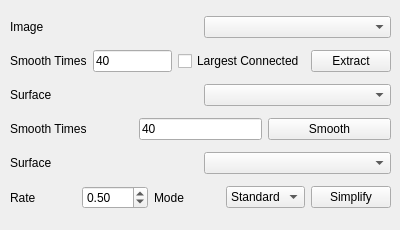
<?xml version="1.0" encoding="UTF-8"?>
<ui version="4.0">
 <class>SurfaceExtractView</class>
 <widget class="QWidget" name="SurfaceExtractView">
  <property name="geometry">
   <rect>
    <x>0</x>
    <y>0</y>
    <width>400</width>
    <height>230</height>
   </rect>
  </property>
  <property name="windowTitle">
   <string>Form</string>
  </property>
  <widget class="QWidget" name="verticalLayoutWidget">
   <property name="geometry">
    <rect>
     <x>10</x>
     <y>10</y>
     <width>381</width>
     <height>211</height>
    </rect>
   </property>
   <layout class="QVBoxLayout" name="verticalLayout">
    <item>
     <layout class="QHBoxLayout" name="horizontalLayout">
      <item>
       <widget class="QLabel" name="label">
        <property name="text">
         <string>Image</string>
        </property>
       </widget>
      </item>
      <item>
       <widget class="QmitkDataStorageComboBox" name="ImageSelector"/>
      </item>
     </layout>
    </item>
    <item>
     <layout class="QHBoxLayout" name="horizontalLayout_2">
      <item>
       <widget class="QLabel" name="label_2">
        <property name="text">
         <string>Smooth Times</string>
        </property>
       </widget>
      </item>
      <item>
       <widget class="QLineEdit" name="ImageSmoothTimes">
        <property name="enabled">
         <bool>true</bool>
        </property>
        <property name="sizePolicy">
         <sizepolicy hsizetype="Expanding" vsizetype="Fixed">
          <horstretch>0</horstretch>
          <verstretch>0</verstretch>
         </sizepolicy>
        </property>
        <property name="text">
         <string>40</string>
        </property>
       </widget>
      </item>
      <item>
       <widget class="QCheckBox" name="ImageLargestConnected">
        <property name="text">
         <string>Largest Connected</string>
        </property>
       </widget>
      </item>
      <item>
       <widget class="QPushButton" name="ImageExtractBtn">
        <property name="text">
         <string>Extract</string>
        </property>
       </widget>
      </item>
     </layout>
    </item>
    <item>
     <layout class="QHBoxLayout" name="horizontalLayout_3">
      <item>
       <widget class="QLabel" name="label_3">
        <property name="text">
         <string>Surface</string>
        </property>
       </widget>
      </item>
      <item>
       <widget class="QmitkDataStorageComboBox" name="SurfaceSelector"/>
      </item>
     </layout>
    </item>
    <item>
     <layout class="QHBoxLayout" name="horizontalLayout_4">
      <item>
       <widget class="QLabel" name="label_4">
        <property name="sizePolicy">
         <sizepolicy hsizetype="Preferred" vsizetype="Preferred">
          <horstretch>0</horstretch>
          <verstretch>0</verstretch>
         </sizepolicy>
        </property>
        <property name="text">
         <string>Smooth Times</string>
        </property>
       </widget>
      </item>
      <item>
       <widget class="QLineEdit" name="SurfaceSmoothTimes">
        <property name="sizePolicy">
         <sizepolicy hsizetype="Minimum" vsizetype="Fixed">
          <horstretch>0</horstretch>
          <verstretch>0</verstretch>
         </sizepolicy>
        </property>
        <property name="text">
         <string>40</string>
        </property>
       </widget>
      </item>
      <item>
       <widget class="QPushButton" name="SurfaceSmoothBtn">
        <property name="text">
         <string>Smooth</string>
        </property>
       </widget>
      </item>
     </layout>
    </item>
    <item>
     <layout class="QHBoxLayout" name="horizontalLayout_5">
      <item>
       <widget class="QLabel" name="label_5">
        <property name="text">
         <string>Surface</string>
        </property>
       </widget>
      </item>
      <item>
       <widget class="QmitkDataStorageComboBox" name="SimplifySurfaceSelector"/>
      </item>
     </layout>
    </item>
    <item>
     <layout class="QHBoxLayout" name="horizontalLayout_6">
      <item>
       <widget class="QLabel" name="label_6">
        <property name="text">
         <string>Rate</string>
        </property>
       </widget>
      </item>
      <item>
       <widget class="QDoubleSpinBox" name="SimplifyRate">
        <property name="maximum">
         <double>1.000000000000000</double>
        </property>
        <property name="singleStep">
         <double>0.100000000000000</double>
        </property>
        <property name="value">
         <double>0.500000000000000</double>
        </property>
       </widget>
      </item>
      <item>
       <widget class="QLabel" name="label_7">
        <property name="text">
         <string>Mode</string>
        </property>
       </widget>
      </item>
      <item>
       <widget class="QComboBox" name="SimplifyMode">
        <item>
         <property name="text">
          <string>Standard</string>
         </property>
        </item>
        <item>
         <property name="text">
          <string>Quadric</string>
         </property>
        </item>
       </widget>
      </item>
      <item>
       <widget class="QPushButton" name="SimplifyBtn">
        <property name="text">
         <string>Simplify</string>
        </property>
       </widget>
      </item>
     </layout>
    </item>
   </layout>
  </widget>
 </widget>
 <customwidgets>
  <customwidget>
   <class>QmitkDataStorageComboBox</class>
   <extends>QComboBox</extends>
   <header>QmitkDataStorageComboBox.h</header>
  </customwidget>
 </customwidgets>
 <resources/>
 <connections/>
</ui>
